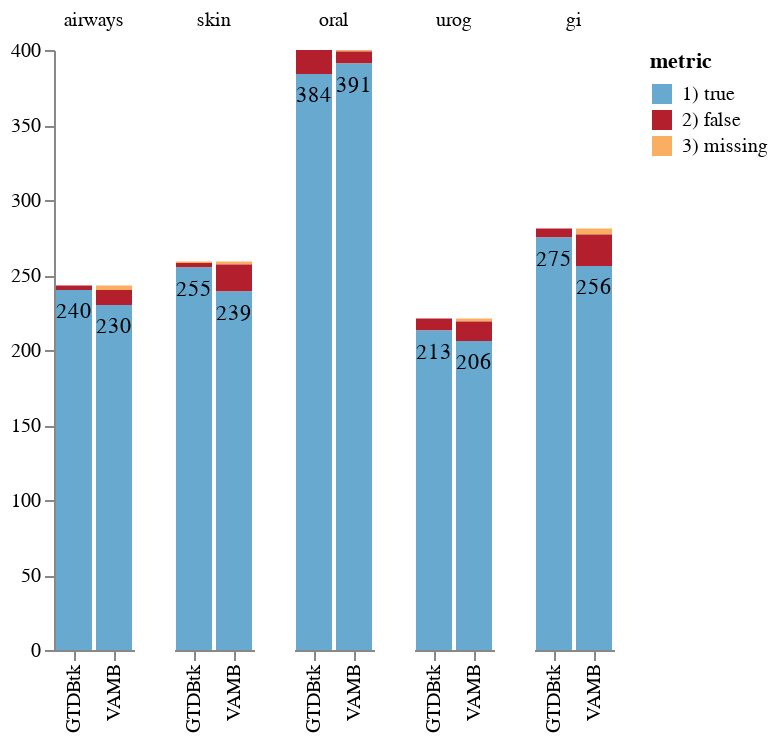

Source (notebook cell):
### Code cell
charts[0]

### Figure 1 — Vega-Lite specification as saved in the notebook (floating-point values rounded to 4 significant figures)
{"config": {"view": {"continuousWidth": 300, "continuousHeight": 300, "strokeOpacity": 0}}, "data": {"name": "data-c6983bbdab53900f2fe91dd8609cb879"}, "facet": {"column": {"field": "dataset", "sort": ["airways", "skin", "oral", "urog", "gi"], "title": null, "type": "nominal"}}, "spec": {"layer": [{"mark": {"type": "bar"}, "encoding": {"color": {"field": "metric", "scale": {"range": ["#67a9cf", "#b31f2c", "#faae61"]}, "type": "nominal"}, "order": {"field": "metric", "sort": "ascending", "type": "nominal"}, "x": {"field": "model", "sort": ["gtdbtk_vamb", "vamb"], "title": null, "type": "nominal"}, "y": {"aggregate": "sum", "axis": {"grid": false, "title": null}, "field": "value", "type": "quantitative"}}}, {"mark": {"type": "text", "baseline": "top", "dx": 0, "dy": 5}, "encoding": {"order": {"field": "metric", "sort": "ascending", "type": "nominal"}, "text": {"field": "text", "type": "nominal"}, "x": {"field": "model", "sort": ["gtdbtk_vamb", "vamb"], "type": "nominal"}, "y": {"aggregate": "sum", "field": "value", "stack": "zero", "type": "quantitative"}}}]}, "$schema": "https://vega.github.io/schema/vega-lite/v5.20.1.json", "datasets": {"data-c6983bbdab53900f2fe91dd8609cb879": [{"taxonomy": "s", "metric": "3) missing", "value": 0, "dataset": "airways", "model": "GTDBtk", "text": ""}, {"taxonomy": "s", "metric": "2) false", "value": 3, "dataset": "airways", "model": "GTDBtk", "text": ""}, {"taxonomy": "s", "metric": "1) true", "value": 240, "dataset": "airways", "model": "GTDBtk", "text": 240.0}, {"taxonomy": "s", "metric": "3) missing", "value": 0, "dataset": "gi", "model": "GTDBtk", "text": ""}, {"taxonomy": "s", "metric": "2) false", "value": 6, "dataset": "gi", "model": "GTDBtk", "text": ""}, {"taxonomy": "s", "metric": "1) true", "value": 275, "dataset": "gi", "model": "GTDBtk", "text": 275.0}, {"taxonomy": "s", "metric": "3) missing", "value": 0, "dataset": "oral", "model": "GTDBtk", "text": ""}, {"taxonomy": "s", "metric": "2) false", "value": 16, "dataset": "oral", "model": "GTDBtk", "text": ""}, {"taxonomy": "s", "metric": "1) true", "value": 384, "dataset": "oral", "model": "GTDBtk", "text": 384.0}, {"taxonomy": "s", "metric": "3) missing", "value": 1, "dataset": "skin", "model": "GTDBtk", "text": ""}, {"taxonomy": "s", "metric": "2) false", "value": 3, "dataset": "skin", "model": "GTDBtk", "text": ""}, {"taxonomy": "s", "metric": "1) true", "value": 255, "dataset": "skin", "model": "GTDBtk", "text": 255.0}, {"taxonomy": "s", "metric": "3) missing", "value": 0, "dataset": "urog", "model": "GTDBtk", "text": ""}, {"taxonomy": "s", "metric": "2) false", "value": 8, "dataset": "urog", "model": "GTDBtk", "text": ""}, {"taxonomy": "s", "metric": "1) true", "value": 213, "dataset": "urog", "model": "GTDBtk", "text": 213.0}, {"taxonomy": "s", "metric": "3) missing", "value": 3, "dataset": "airways", "model": "VAMB", "text": ""}, {"taxonomy": "s", "metric": "2) false", "value": 10, "dataset": "airways", "model": "VAMB", "text": ""}, {"taxonomy": "s", "metric": "1) true", "value": 230, "dataset": "airways", "model": "VAMB", "text": 230.0}, {"taxonomy": "s", "metric": "3) missing", "value": 4, "dataset": "gi", "model": "VAMB", "text": ""}, {"taxonomy": "s", "metric": "2) false", "value": 21, "dataset": "gi", "model": "VAMB", "text": ""}, {"taxonomy": "s", "metric": "1) true", "value": 256, "dataset": "gi", "model": "VAMB", "text": 256.0}, {"taxonomy": "s", "metric": "3) missing", "value": 1, "dataset": "oral", "model": "VAMB", "text": ""}, {"taxonomy": "s", "metric": "2) false", "value": 8, "dataset": "oral", "model": "VAMB", "text": ""}, {"taxonomy": "s", "metric": "1) true", "value": 391, "dataset": "oral", "model": "VAMB", "text": 391.0}, {"taxonomy": "s", "metric": "3) missing", "value": 2, "dataset": "skin", "model": "VAMB", "text": ""}, {"taxonomy": "s", "metric": "2) false", "value": 18, "dataset": "skin", "model": "VAMB", "text": ""}, {"taxonomy": "s", "metric": "1) true", "value": 239, "dataset": "skin", "model": "VAMB", "text": 239.0}, {"taxonomy": "s", "metric": "3) missing", "value": 2, "dataset": "urog", "model": "VAMB", "text": ""}, {"taxonomy": "s", "metric": "2) false", "value": 13, "dataset": "urog", "model": "VAMB", "text": ""}, {"taxonomy": "s", "metric": "1) true", "value": 206, "dataset": "urog", "model": "VAMB", "text": 206.0}]}}
